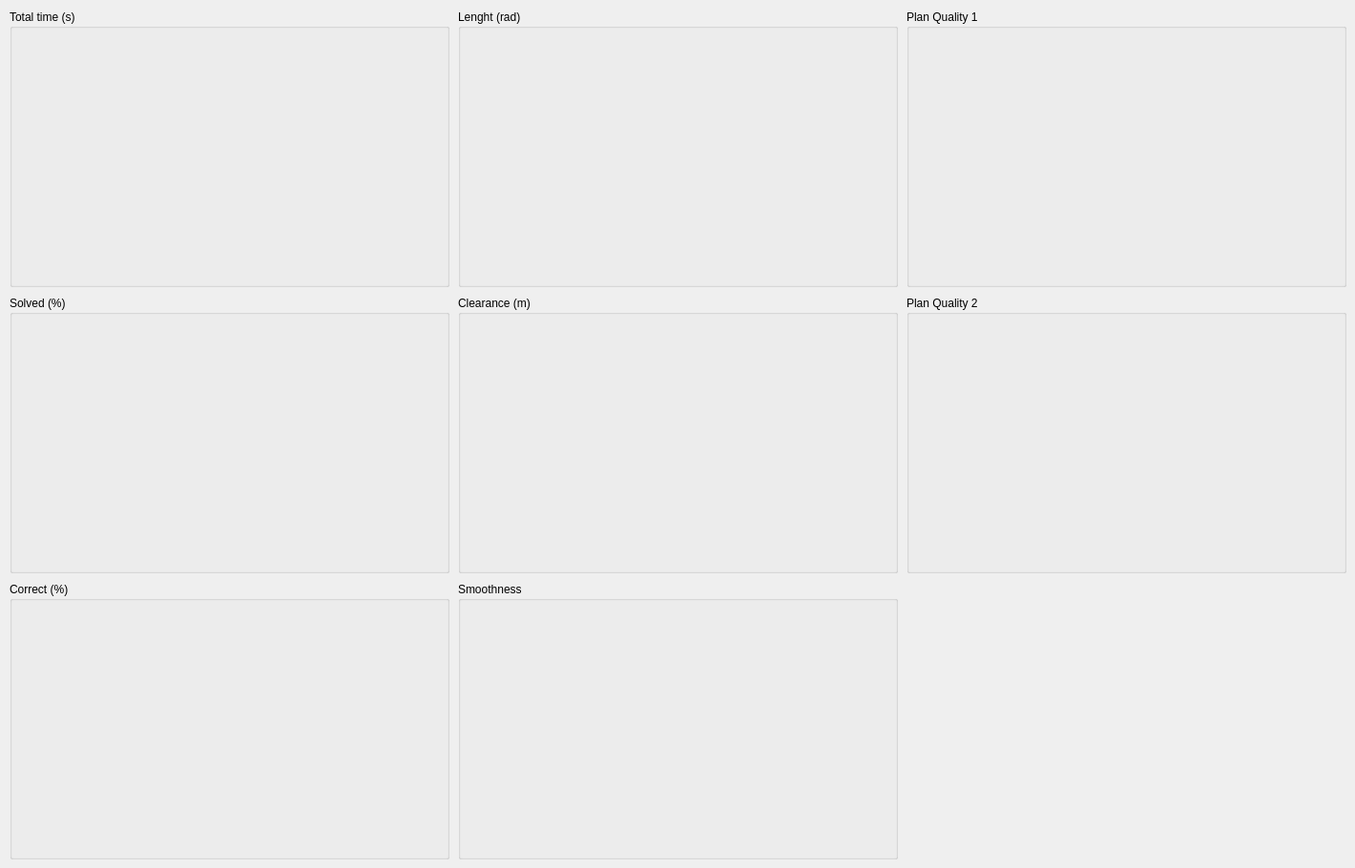
     <widget class="QWidget" name="tab_8">
      <attribute name="title">
       <string>Global</string>
      </attribute>
      <widget class="QGroupBox" name="group_box_9">
       <property name="geometry">
        <rect>
         <x>480</x>
         <y>310</y>
         <width>461</width>
         <height>291</height>
        </rect>
       </property>
       <property name="title">
        <string>Clearance (m)</string>
       </property>
       <widget class="QWidget" name="verticalLayoutWidget_11">
        <property name="geometry">
         <rect>
          <x>0</x>
          <y>20</y>
          <width>461</width>
          <height>271</height>
         </rect>
        </property>
        <layout class="QVBoxLayout" name="clearance_layout"/>
       </widget>
      </widget>
      <widget class="QGroupBox" name="group_box_10">
       <property name="geometry">
        <rect>
         <x>10</x>
         <y>610</y>
         <width>461</width>
         <height>291</height>
        </rect>
       </property>
       <property name="title">
        <string>Correct (%)</string>
       </property>
       <widget class="QWidget" name="verticalLayoutWidget_12">
        <property name="geometry">
         <rect>
          <x>0</x>
          <y>20</y>
          <width>461</width>
          <height>271</height>
         </rect>
        </property>
        <layout class="QVBoxLayout" name="correct_layout"/>
       </widget>
      </widget>
      <widget class="QGroupBox" name="group_box_20">
       <property name="geometry">
        <rect>
         <x>10</x>
         <y>10</y>
         <width>461</width>
         <height>291</height>
        </rect>
       </property>
       <property name="title">
        <string>Total time (s)</string>
       </property>
       <widget class="QWidget" name="verticalLayoutWidget_13">
        <property name="geometry">
         <rect>
          <x>0</x>
          <y>20</y>
          <width>461</width>
          <height>271</height>
         </rect>
        </property>
        <layout class="QVBoxLayout" name="plan_time_layout"/>
       </widget>
      </widget>
      <widget class="QGroupBox" name="group_box_21">
       <property name="geometry">
        <rect>
         <x>10</x>
         <y>310</y>
         <width>461</width>
         <height>291</height>
        </rect>
       </property>
       <property name="title">
        <string>Solved (%)</string>
       </property>
       <widget class="QWidget" name="verticalLayoutWidget_22">
        <property name="geometry">
         <rect>
          <x>0</x>
          <y>20</y>
          <width>461</width>
          <height>271</height>
         </rect>
        </property>
        <layout class="QVBoxLayout" name="solved_layout"/>
       </widget>
      </widget>
      <widget class="QGroupBox" name="group_box_22">
       <property name="geometry">
        <rect>
         <x>950</x>
         <y>10</y>
         <width>461</width>
         <height>291</height>
        </rect>
       </property>
       <property name="title">
        <string>Plan Quality 1</string>
       </property>
       <widget class="QWidget" name="verticalLayoutWidget_23">
        <property name="geometry">
         <rect>
          <x>0</x>
          <y>20</y>
          <width>461</width>
          <height>271</height>
         </rect>
        </property>
        <layout class="QVBoxLayout" name="quality_1_layout"/>
       </widget>
      </widget>
      <widget class="QGroupBox" name="group_box_23">
       <property name="geometry">
        <rect>
         <x>480</x>
         <y>610</y>
         <width>461</width>
         <height>291</height>
        </rect>
       </property>
       <property name="title">
        <string>Smoothness </string>
       </property>
       <widget class="QWidget" name="verticalLayoutWidget_24">
        <property name="geometry">
         <rect>
          <x>0</x>
          <y>20</y>
          <width>461</width>
          <height>271</height>
         </rect>
        </property>
        <layout class="QVBoxLayout" name="smoothness_layout"/>
       </widget>
      </widget>
      <widget class="QGroupBox" name="group_box_24">
       <property name="geometry">
        <rect>
         <x>950</x>
         <y>310</y>
         <width>461</width>
         <height>291</height>
        </rect>
       </property>
       <property name="title">
        <string>Plan Quality 2</string>
       </property>
       <widget class="QWidget" name="verticalLayoutWidget_25">
        <property name="geometry">
         <rect>
          <x>0</x>
          <y>20</y>
          <width>461</width>
          <height>271</height>
         </rect>
        </property>
        <layout class="QVBoxLayout" name="quality_2_layout"/>
       </widget>
      </widget>
      <widget class="QGroupBox" name="group_box_25">
       <property name="geometry">
        <rect>
         <x>480</x>
         <y>10</y>
         <width>461</width>
         <height>291</height>
        </rect>
       </property>
       <property name="title">
        <string>Lenght (rad)</string>
       </property>
       <widget class="QWidget" name="verticalLayoutWidget_26">
        <property name="geometry">
         <rect>
          <x>0</x>
          <y>20</y>
          <width>461</width>
          <height>271</height>
         </rect>
        </property>
        <layout class="QVBoxLayout" name="lenght_layout"/>
       </widget>
      </widget>
     </widget>
